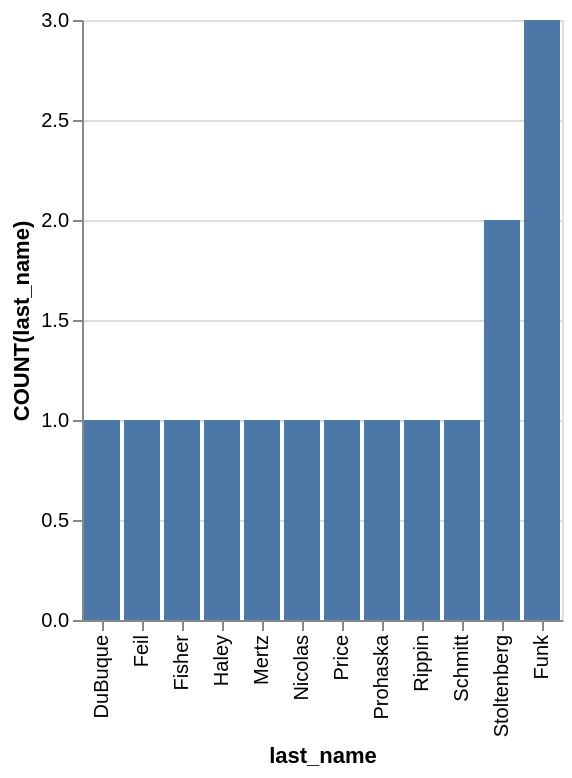

Here is the Vega-Lite specification saved for this chart:
### Vega-Lite specification from a JSON file in a GitHub repository (floating-point values rounded to 4 significant figures)
{"data": {"values": [{"x_data": "DuBuque", "y_data": 1}, {"x_data": "Feil", "y_data": 1}, {"x_data": "Fisher", "y_data": 1}, {"x_data": "Funk", "y_data": 3}, {"x_data": "Haley", "y_data": 1}, {"x_data": "Mertz", "y_data": 1}, {"x_data": "Nicolas", "y_data": 1}, {"x_data": "Price", "y_data": 1}, {"x_data": "Prohaska", "y_data": 1}, {"x_data": "Rippin", "y_data": 1}, {"x_data": "Schmitt", "y_data": 1}, {"x_data": "Stoltenberg", "y_data": 2}]}, "mark": "bar", "encoding": {"x": {"field": "x_data", "type": "nominal", "title": "last_name", "sort": {"op": "sum", "field": "y_data", "order": "ascending"}}, "y": {"field": "y_data", "type": "quantitative", "title": "COUNT(last_name)"}}}
